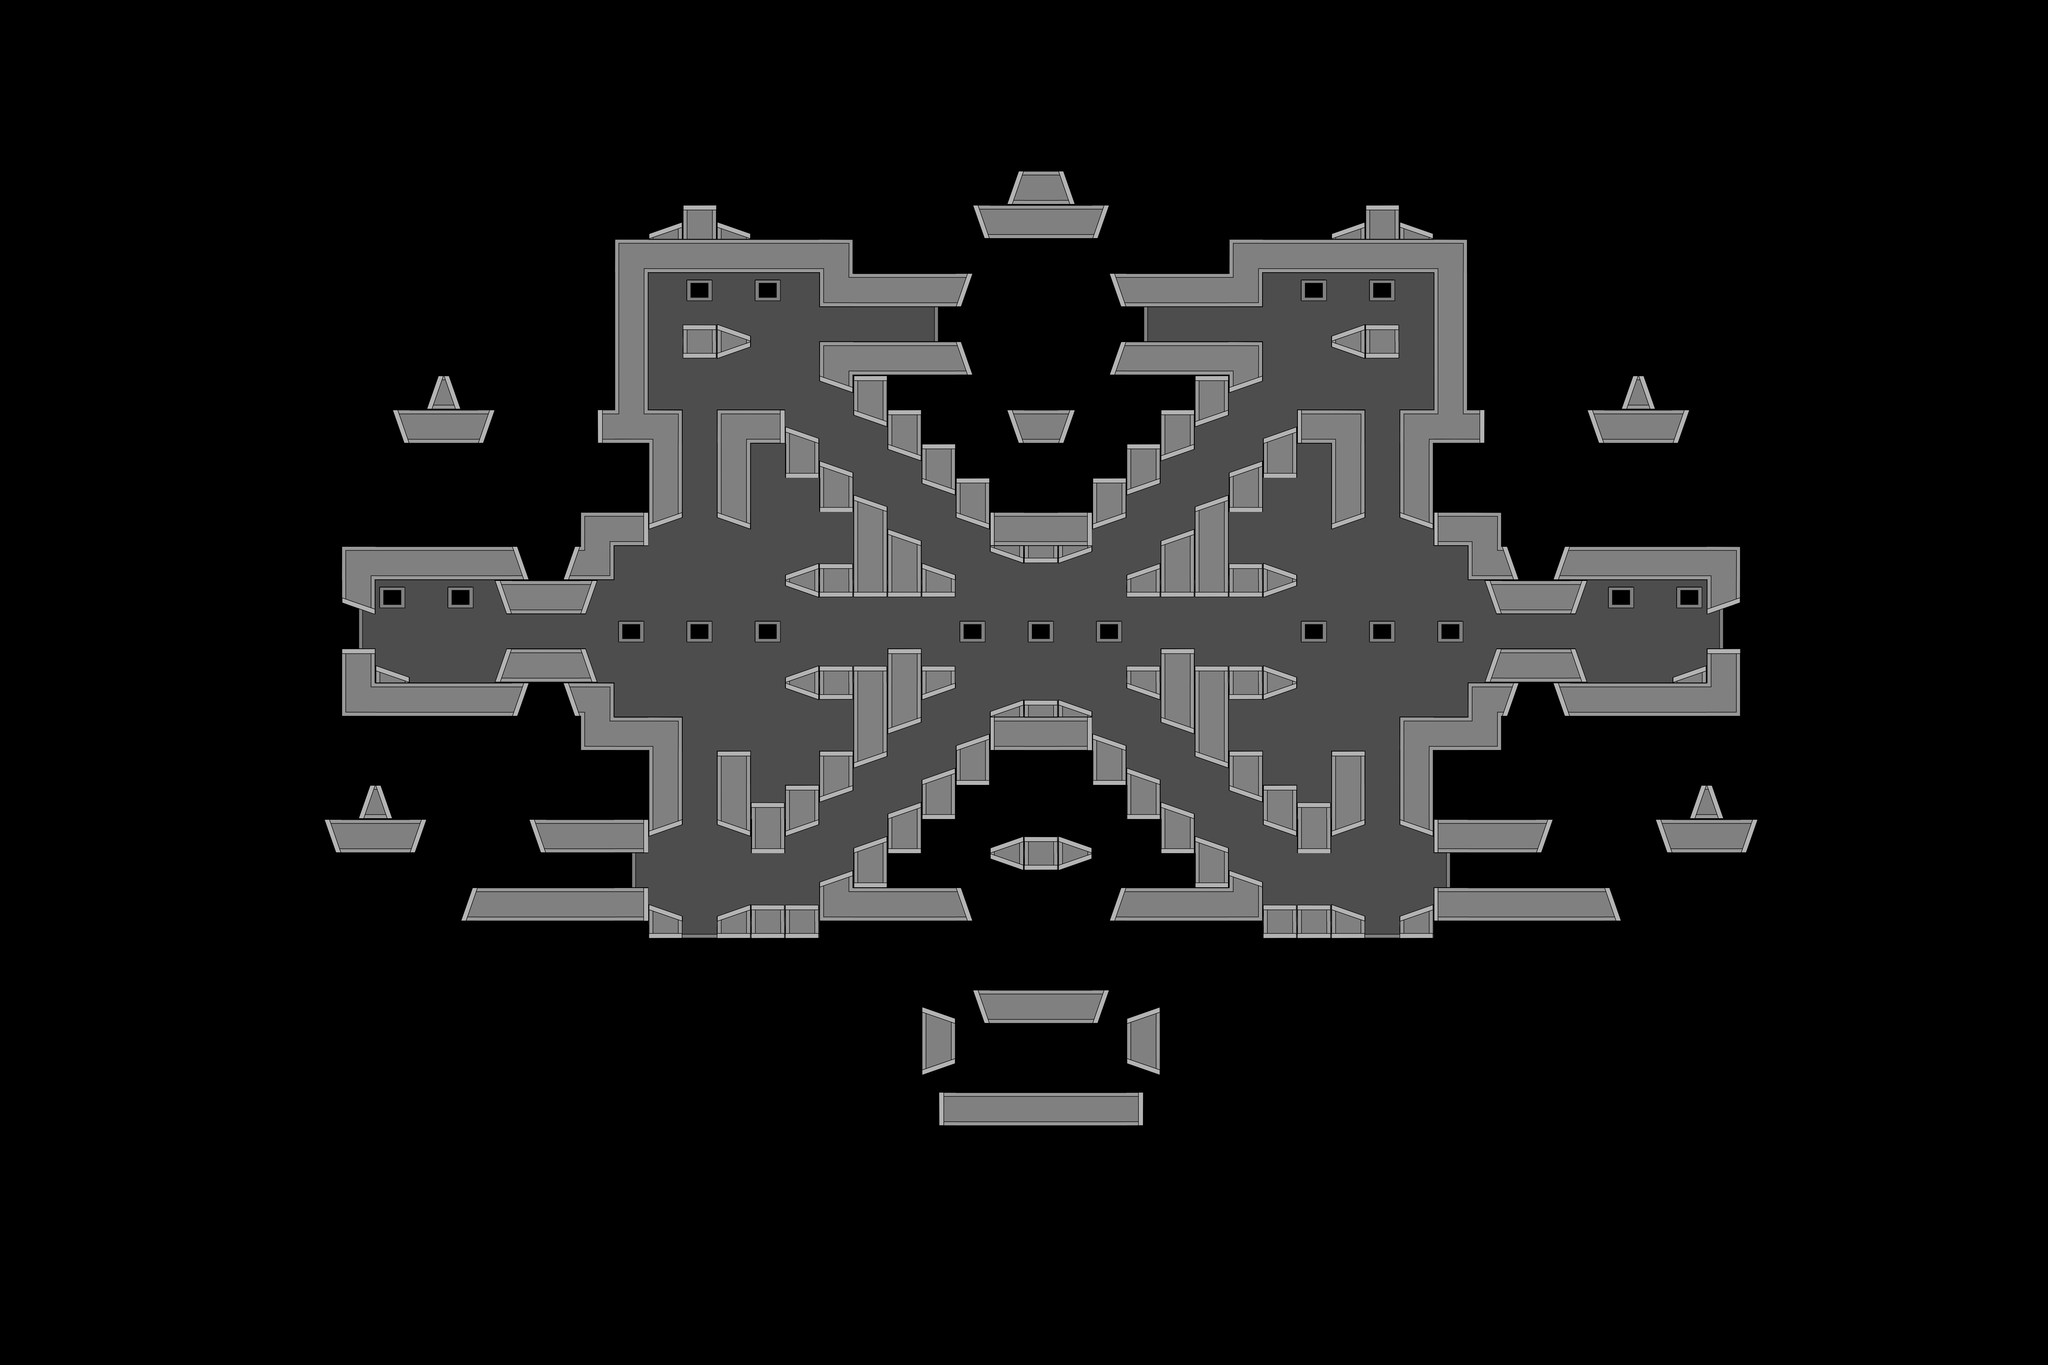

This is a level from a 2D game, rendered from its Tiled map with the project's own tilesets. A one-line summary and the map file follow, with tile-layer data summarised:
An orthogonal 60x40 tile map with 128x128 px tiles, 2 tile layers (tilebg, tile) and 43 objects (2x sp_p_05, wp_p_00, wp_p_02, wp_p_05, wp_p_07, ...).

<map version="1.0" tiledversion="1.1.5" orientation="orthogonal" renderorder="right-down" width="60" height="40" tilewidth="128" tileheight="128" infinite="0" nextobjectid="45">
 <tileset firstgid="1" source="t64_new.tsx" />
 <layer name="tilebg" width="60" height="40">
  <data>[2400 cells, 514 non-empty, 6 distinct tile ids]</data>
 </layer>
 <layer name="tile" width="60" height="40">
  <data>[2400 cells, 379 non-empty, 25 distinct tile ids]</data>
 </layer>
 <objectgroup name="objects">
  <object id="1" name="wp_p_00" x="1473" y="1652">
   <properties>
    <property name="weapon" value="riot,machete,uzi" />
   </properties>
  </object>
  <object id="2" name="wp_p_02" x="1697" y="1182">
   <properties>
    <property name="weapon" value="fragnade,gasnade,proxynade" />
   </properties>
  </object>
  <object id="3" name="wp_p_05" x="2721" y="384">
   <properties>
    <property name="weapon" value="m16" />
   </properties>
  </object>
  <object id="4" name="wp_p_07" x="2337" y="1024">
   <properties>
    <property name="weapon" value="shotgun" />
   </properties>
  </object>
  <object id="5" name="sp_p_00" x="960" y="1443" />
  <object id="6" name="sp_p_01" x="1376" y="1058" />
  <object id="7" name="sp_p_02" x="1953" y="1700" />
  <object id="8" name="sp_p_11" x="2945" y="1444" />
  <object id="9" name="sp_p_04" x="2529" y="1059" />
  <object id="10" name="sp_p_05" x="802" y="1123" />
  <object id="11" name="sp_p_05" x="768" y="512" />
  <object id="12" name="sp_p_06" x="2273" y="287" />
  <object id="13" name="wp_p_12" x="2784" y="1472">
   <properties>
    <property name="weapon" value="ak47,tavor" />
   </properties>
  </object>
  <object id="14" name="wp_p_20" x="2209" y="1182">
   <properties>
    <property name="weapon" value="fragnade,gasnade,proxynade" />
   </properties>
  </object>
  <object id="15" name="wp_p_21" x="1954" y="1253">
   <properties>
    <property name="weapon" value="m93ba" />
   </properties>
  </object>
  <object id="16" name="sp_p_12" x="3134" y="512" />
  <object id="17" name="sp_p_13" x="1630" y="289" />
  <object id="18" name="wp_p_11" x="1954" y="897">
   <properties>
    <property name="weapon" value="smaw" />
   </properties>
  </object>
  <object id="19" name="wp_p_14" x="1571" y="1025">
   <properties>
    <property name="weapon" value="shotgun" />
   </properties>
  </object>
  <object id="20" name="wp_p_15" x="3008" y="1216">
   <properties>
    <property name="weapon" value="m16" />
   </properties>
  </object>
  <object id="21" name="wp_p_16" x="1186" y="383">
   <properties>
    <property name="weapon" value="m16" />
   </properties>
  </object>
  <object id="22" name="wp_p_17" x="1120" y="1472">
   <properties>
    <property name="weapon" value="ak47,tavor" />
   </properties>
  </object>
  <object id="23" name="wp_p_18" x="2432" y="1651">
   <properties>
    <property name="weapon" value="riot,machete,uzi" />
   </properties>
  </object>
  <object id="24" name="wp_p_24" x="897" y="1216">
   <properties>
    <property name="weapon" value="m16" />
   </properties>
  </object>
  <object id="25" name="sp_p_26" x="3105" y="1123" />
  <object id="27" name="wp_p_30" x="1951" y="2018">
   <properties>
    <property name="weapon" value="emp" />
   </properties>
  </object>
  <object id="28" name="wp_p_32" x="3135" y="704">
   <properties>
    <property name="weapon" value="mp5" />
   </properties>
  </object>
  <object id="29" name="wp_p_36" x="768" y="705">
   <properties>
    <property name="weapon" value="mp5" />
   </properties>
  </object>
  <object id="30" name="wp_p_35" x="1024" y="1024">
   <properties>
    <property name="weapon" value="healthpack" />
   </properties>
  </object>
  <object id="31" name="wp_p_40" x="1952" y="733">
   <properties>
    <property name="weapon" value="boosttank" />
   </properties>
  </object>
  <object id="32" name="wp_p_41" x="1953" y="1535">
   <properties>
    <property name="weapon" value="boosttank,flame,healthpack" />
   </properties>
  </object>
  <object id="33" name="wp_p_43" x="2880" y="1025">
   <properties>
    <property name="weapon" value="healthpack" />
   </properties>
  </object>
  <object id="34" name="wp_p_44" x="2207" y="613">
   <properties>
    <property name="weapon" value="fragnade,gasnade,proxynade" />
   </properties>
  </object>
  <object id="35" name="wp_p_45" x="1696" y="613">
   <properties>
    <property name="weapon" value="fragnade,gasnade,proxynade" />
   </properties>
  </object>
  <object id="36" name="wp_p_46" x="1953" y="277">
   <properties>
    <property name="weapon" value="tavor" />
   </properties>
  </object>
  <object id="37" name="fp_b_2" x="3062" y="1282">
   <properties>
    <property name="sprite" value="flagStationOrange" />
   </properties>
  </object>
  <object id="38" name="fp_2" x="3062" y="1240" />
  <object id="39" name="fp_b_1" x="848" y="1284">
   <properties>
    <property name="sprite" value="flagStationBlue" />
   </properties>
  </object>
  <object id="40" name="fp_1" x="848" y="1245" />
  <object id="41" name="ctf_sp_1" x="760" y="1426" />
  <object id="42" name="ctf_sp_2" x="3134" y="1426" />
  <object id="43" name="ctf_wp_1" x="1217" y="1309">
   <properties>
    <property name="weapon" value="flame" />
   </properties>
  </object>
  <object id="44" name="ctf_wp_2" x="2689" y="1313">
   <properties>
    <property name="weapon" value="flame" />
   </properties>
  </object>
 </objectgroup>
</map>
